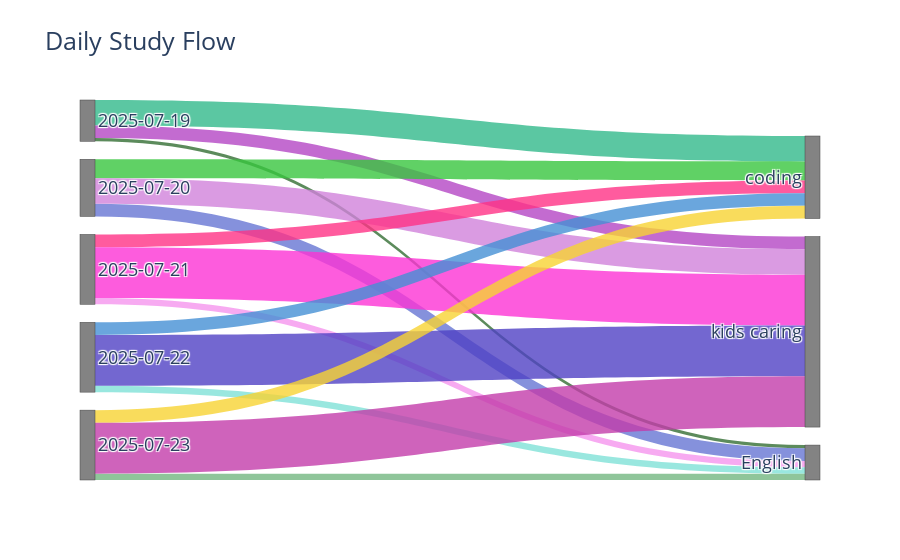

The cell this chart's notebook holds for it:
### Code cell
import pandas as pd
import plotly.graph_objects as go

# Step 1: Load data
df = pd.read_csv("my_energy.csv", sep=';', decimal=',')

# Step 2: Filter by date range
start_date = '2025-07-19'
end_date = '2025-07-23'
df_filtered = df[(df['Date'] >= start_date) & (df['Date'] <= end_date)]

# Step 3: Prepare Sankey nodes and links
days = df_filtered['Date'].unique().tolist()
modules = df_filtered['Module'].unique().tolist()

nodes = days + modules

# Map names to index
node_indices = {name: idx for idx, name in enumerate(nodes)}

# Step 4: Create source and target flows
source = [node_indices[row['Date']] for _, row in df_filtered.iterrows()]
target = [node_indices[row['Module']] for _, row in df_filtered.iterrows()]
values = df_filtered['Hours'].tolist()  # or you can use Energy

# Optional: Generate colors for links
import random

colors = ['rgba({},{},{},0.8)'.format(random.randint(50, 255), random.randint(50, 255), random.randint(50, 255)) for _ in range(len(source))]

# Step 5: Plot Sankey diagram
fig = go.Figure(data=[go.Sankey(
    node=dict(
        pad=18,
        thickness=15,
        label=nodes,
        color='rgba(100, 100, 100, 0.8)',  # neutral gray nodes, can customize per node if needed
    ),
    link=dict(
        source=source,
        target=target,
        value=values,
        color=colors
    ))])

fig.update_layout(title_text="Daily Study Flow", font_size=18)
fig.show()

### Figure 1 — Plotly figure (JSON) as saved in the notebook; plotly's stock layout.template omitted (floating-point values rounded to 4 significant figures)
{"data": [{"link": {"color": ["rgba(51,185,139,0.8)", "rgba(52,110,52,0.8)", "rgba(180,71,197,0.8)", "rgba(57,198,63,0.8)", "rgba(103,118,212,0.8)", "rgba(209,130,219,0.8)", "rgba(245,149,238,0.8)", "rgba(255,51,134,0.8)", "rgba(253,52,213,0.8)", "rgba(128,226,216,0.8)", "rgba(69,144,213,0.8)", "rgba(80,66,197,0.8)", "rgba(116,183,129,0.8)", "rgba(248,212,52,0.8)", "rgba(196,61,170,0.8)"], "source": [0, 0, 0, 1, 1, 1, 2, 2, 2, 3, 3, 3, 4, 4, 4], "target": [5, 6, 7, 5, 6, 7, 6, 5, 7, 6, 5, 7, 6, 5, 7], "value": [4, 0.5, 2, 3, 2, 4, 1, 2, 8, 1, 2, 8, 1, 2, 8]}, "node": {"color": "rgba(100, 100, 100, 0.8)", "label": ["2025-07-19", "2025-07-20", "2025-07-21", "2025-07-22", "2025-07-23", "coding", "English", "kids caring"], "pad": 18, "thickness": 15}, "type": "sankey"}], "layout": {"font": {"size": 18}, "title": {"text": "Daily Study Flow"}}}
